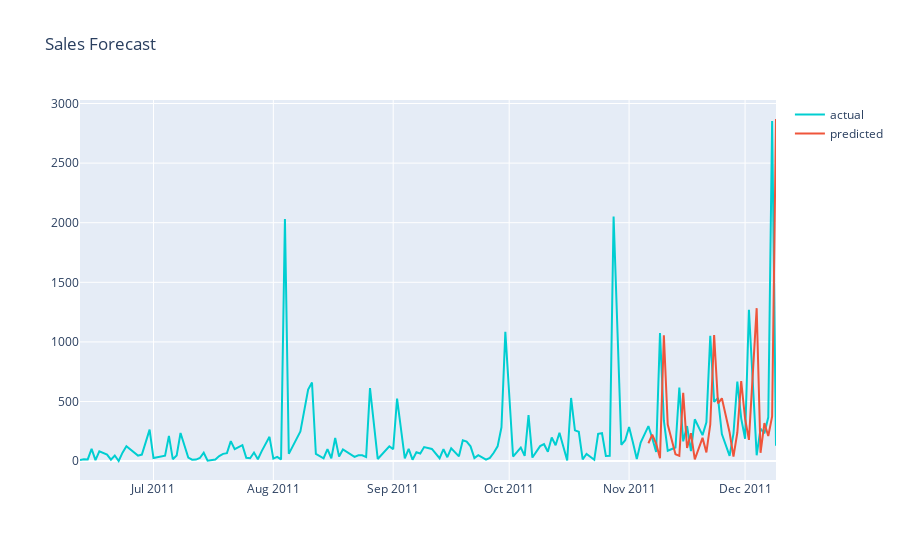

Here is the notebook cell this chart was saved with:
### Code cell
#plot actual and predicted
plot_data = [
    go.Scatter(
        x=df2_sales_pred['Date'],
        y=df2_sales_pred['Quantity'],
        name='actual',
        line_color = 'darkturquoise'
    ),
        go.Scatter(
        x=df2_sales_pred['Date'],
        y=df2_sales_pred['Pred_value'],
        name='predicted'
    )
    
]

plot_layout = go.Layout(
        title='Sales Forecast'
    )
fig = go.Figure(data=plot_data, layout=plot_layout)
pyoff.iplot(fig)

### Figure 1 — Plotly figure (JSON) as saved in the notebook; plotly's stock layout.template omitted (floating-point values rounded to 4 significant figures; data arrays with more than 128 entries replaced by an {"elided": "..."} marker saying what was removed)
{"data": [{"line": {"color": "darkturquoise"}, "name": "actual", "type": "scatter", "x": {"elided": "149 str values"}, "y": {"elided": "149 int values"}}, {"name": "predicted", "type": "scatter", "x": {"elided": "149 str values"}, "y": {"elided": "149 int values"}}], "layout": {"title": {"text": "Sales Forecast"}}}
